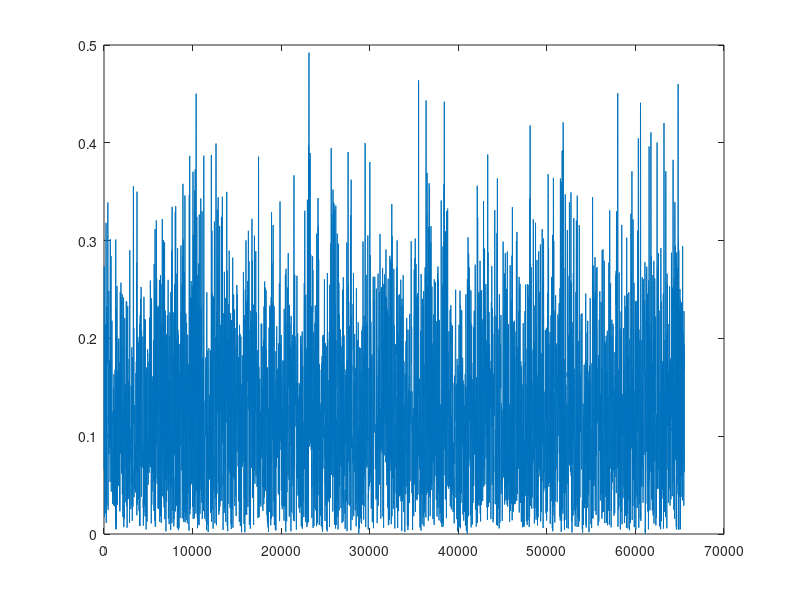

Source code (MATLAB):

% Simulation of a fading multipath (mobile) channel.
% Based on Shanmugan, et. al. ('Simulation of Comm. Systems')

%function [h,L,ds] = mobilechan(tau0,T,fd,fs,Nint)

% Sample parameters:  tau0 = 5 microsec, T = 1 microsec, fd = 30 Hz,
%      fs = 1000 Hz, Nint = 2^15 (i.e. 2^15/1000 seconds)
% fd = doppler rate. e.g. 30 Hz
% fs = channel sampling rate (to track the channel variations). e.g. 1000 Hz
% Decay const. of exponentially decaying ISI  = tau0 . e.g. 5 microsec.
% Length of channel response (decay to 1%) = Tm = 4.6*tau0 
% Sampling rate of signal (=bandwidth of signal) = W = 1/T . e.g. 1 MHz 
% Length of channel = L = Tm*W+1
% Using quasi-stationary approx, number of channel snapshots = 2*Nint. e.g. 1024
% h = channel impulse response. Nint snapshots of it, one in each column
% ds = delay-spread of the channel
clear
tau0 = 5; % microsec
T = 1; % microsec
fd = 30; %Hz
fs = 1000; %Hz
Nint = 2^15;

W = 1/T;
Tm = 4.6*tau0;
L = ceil(Tm*W+1);  %L>1 means frequency selective fading
ds = Tm;

tempy=[];
sqrtpsd=[1./(1-([-fd/fs*Nint+.5:1:fd/fs*Nint-.5]/(fd/fs*Nint)).^2).^.25];
for (ii=1:L)
    ampl=randn(1,floor(2*Nint*fd/fs))+j*randn(1,floor(2*Nint*fd/fs));
    fade =  ifft(ampl.*sqrtpsd,2*Nint);
    tempy(:,ii) = fade';
end
% Normalization of the channel impulse response
tempy = sqrt(2*Nint)*tempy./sqrt(sum(sqrtpsd.^2)/Nint);

% scale by exponential PDP (Power delay profile)
alpha = 1/sqrt(sum(exp(-[0:L-1]/(tau0*W))));
h = conj(tempy*diag(alpha^0.5*exp(-0.5*[0:L-1]/(tau0*W))))';

% The envelope is Rayleigh distributed
ii=15;  % path index
Rayleigh=(real(h(ii,:)).^2+imag(h(ii,:)).^2).^.5;

plot(Rayleigh)